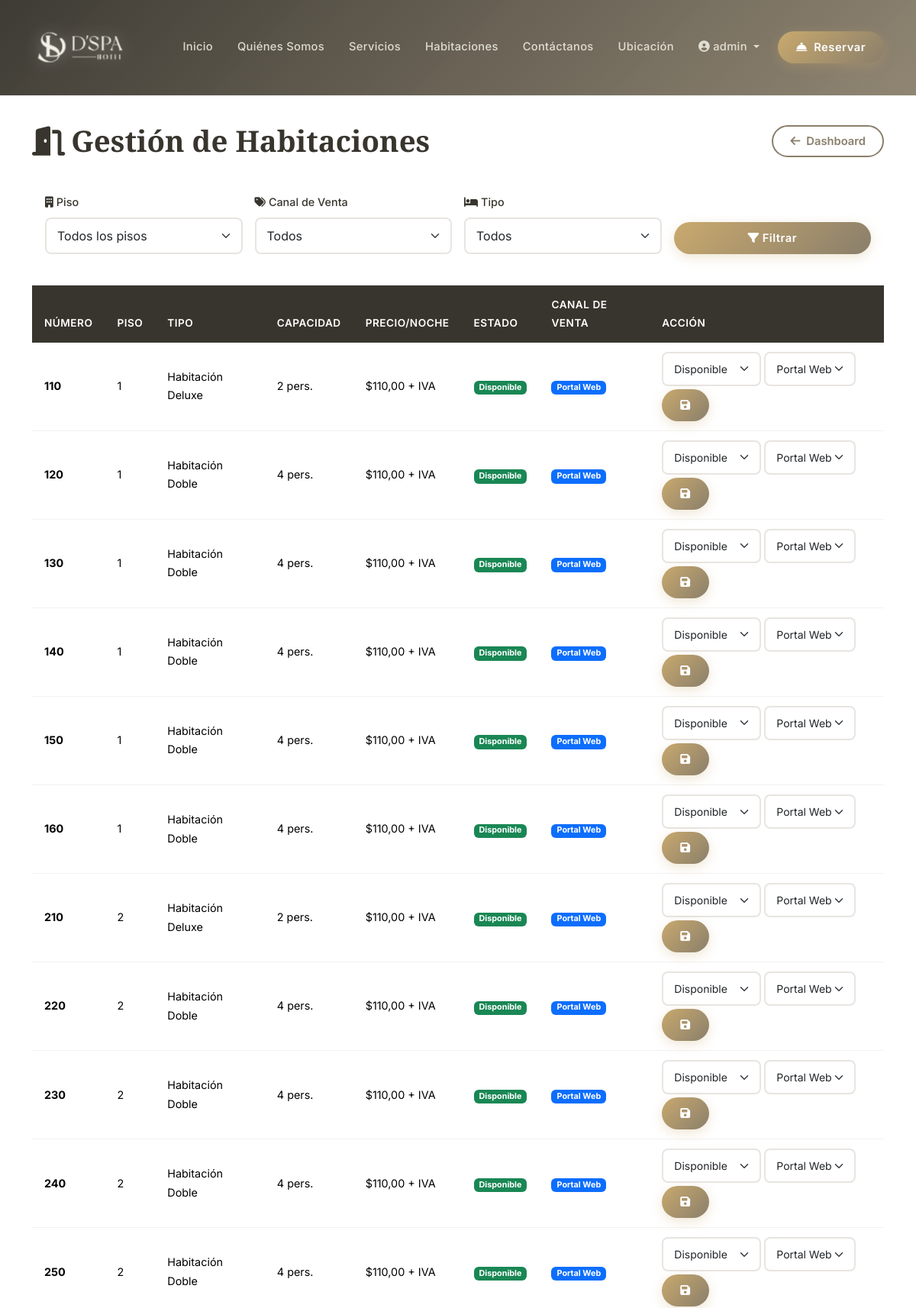
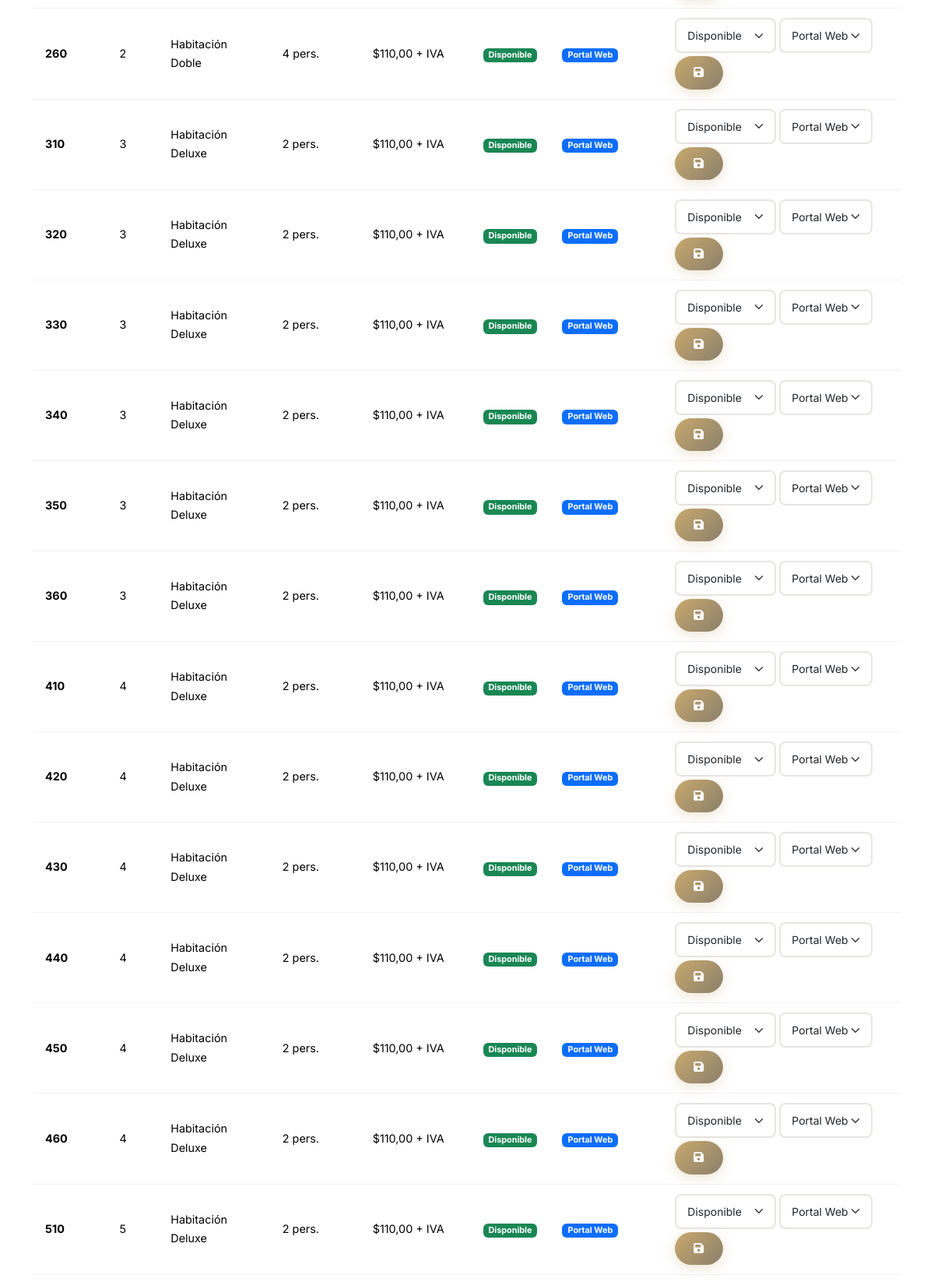
The app's page /staff/rooms/ (signed in, upper part) with its own data (2 pictures, top to bottom).
### core/models.py (models this page shows, shortened)
class Room(models.Model):
    ROOM_TYPES = [
        ('doble', 'Habitación Doble'),
        ('deluxe', 'Habitación Deluxe'),
    ]
    STATUS_CHOICES = [
        ('available', 'Disponible'),
        ('occupied', 'Ocupada'),
        ('maintenance', 'Mantenimiento'),
        ('reserved', 'Reservada'),
    ]
    SALES_CHANNEL_CHOICES = [
        ('web', 'Portal Web'),
        ('puerta', 'Venta por Puerta'),
    ]
    room_type = models.CharField(max_length=20, choices=ROOM_TYPES, verbose_name="Tipo")
    room_number = models.CharField(max_length=10, unique=True, verbose_name="Número")
    floor = models.IntegerField(default=1, verbose_name="Piso")
    description = models.TextField(verbose_name="Descripción")
    detailed_description = models.TextField(verbose_name="Descripción Detallada", help_text="Incluir amenities y características")
    capacity_adults = models.IntegerField(default=2, verbose_name="Capacidad Adultos")
    capacity_children = models.IntegerField(default=0, verbose_name="Capacidad Niños")
    price_per_night = models.DecimalField(max_digits=10, decimal_places=2, verbose_name="Precio por Noche", help_text="Precio base en USD (sin IVA)")
    extra_guest_fee = models.DecimalField(max_digits=10, decimal_places=2, default=0, verbose_name="Cargo por Persona Adicional", help_text="Aplica para hab. dobles ($20 por persona adicional)")
    status = models.CharField(max_length=20, choices=STATUS_CHOICES, default='available', verbose_name="Estado")
    sales_channel = models.CharField(max_length=20, choices=SALES_CHANNEL_CHOICES, default='web', verbose_name="Canal de Venta", help_text="Las habitaciones de 'Puerta' no se muestran en el portal web")
    has_terrace = models.BooleanField(default=True, verbose_name="Terraza")
    has_safe = models.BooleanField(default=True, verbose_name="Caja Fuerte")
    has_tv = models.BooleanField(default=True, verbose_name="TV")
    has_closet = models.BooleanField(default=True, verbose_name="Closet")
    has_minibar = models.BooleanField(default=False, verbose_name="Mini Nevera")
    has_balcony = models.BooleanField(default=False, verbose_name="Balcón")
    is_active = models.BooleanField(default=True, verbose_name="Activa")
    class Meta:
        ordering = ['room_type', 'room_number']
        verbose_name = "Habitación"
        verbose_name_plural = "Habitaciones"

### staff/views.py (the view)
    def wrapper(request, *args, **kwargs):
        if not request.user.is_authenticated:
            return redirect('login')
        if not (request.user.is_staff or hasattr(request.user, 'staffprofile')):
            messages.error(request, 'No tiene permisos para acceder a esta sección.')
            return redirect('home')
        return view_func(request, *args, **kwargs)

### staff/views.py (called while the page is built, shortened)
def staff_required(view_func):
    def wrapper(request, *args, **kwargs):
        if not request.user.is_authenticated:
            return redirect('login')
        if not (request.user.is_staff or hasattr(request.user, 'staffprofile')):
            messages.error(request, 'No tiene permisos para acceder a esta sección.')
            return redirect('home')
        return view_func(request, *args, **kwargs)
    return wrapper

def _is_recepcionista(user):
    if user.is_superuser:
        return False
    if user.groups.filter(name='Encargados de Reservaciones').exists():
        return False
    if user.groups.filter(name='Recepcionistas de Datos').exists():
        return True
    return not user.is_superuser

@staff_required
def room_management(request):
    rooms = Room.objects.all().order_by('floor', 'room_number')
    readonly = _is_recepcionista(request.user)
    floor_filter = request.GET.get('floor', '')
    channel_filter = request.GET.get('channel', '')
    type_filter = request.GET.get('type', '')
    if floor_filter:
        rooms = rooms.filter(floor=int(floor_filter))
    if channel_filter:
        rooms = rooms.filter(sales_channel=channel_filter)
    if type_filter:
        rooms = rooms.filter(room_type=type_filter)
    floors = sorted(set(Room.objects.values_list('floor', flat=True)))
    context = {
        'rooms': rooms,
        'is_readonly': readonly,
        'floors': floors,
        'floor_filter': floor_filter,
        'channel_filter': channel_filter,
        'type_filter': type_filter,
    }
    return render(request, 'staff/room_management.html', context)

### staff/templates/staff/room_management.html (shortened to what this page needs)
{% extends 'core/base.html' %}
{% load static %}
{% block content %}
<section class="section-padding" style="margin-top: 80px;">
    <div class="container">
        <div class="d-flex justify-content-between align-items-center mb-4">
            <h2 class="section-title mb-0"><i class="fas fa-door-open me-2"></i>Gestión de Habitaciones</h2>
            <a href="{% url 'staff_dashboard' %}" class="btn btn-outline-custom"><i class="fas fa-arrow-left me-2"></i>Dashboard</a>
        </div>
        <div class="card mb-4" style="background: var(--color-bg-card); border: 1px solid rgba(255,255,255,0.1); border-radius: 12px;">
            <div class="card-body">
                <form method="get" class="row g-3 align-items-end">
                    <div class="col-md-3 col-6">
                        <label class="form-label"><i class="fas fa-building me-1"></i>Piso</label>
                        <select name="floor" class="form-select">
                            <option value="">Todos los pisos</option>
                        </select>
                    </div>
                    <div class="col-md-3 col-6">
                        <label class="form-label"><i class="fas fa-tags me-1"></i>Canal de Venta</label>
                        <select name="channel" class="form-select">
                            <option value="">Todos</option>
                        </select>
                    </div>
                    <div class="col-md-3 col-6">
                        <label class="form-label"><i class="fas fa-bed me-1"></i>Tipo</label>
                        <select name="type" class="form-select">
                            <option value="">Todos</option>
                        </select>
                    </div>
                    <div class="col-md-3 col-6">
                        <button type="submit" class="btn btn-reservation w-100"><i class="fas fa-filter me-1"></i>Filtrar</button>
                    </div>
                </form>
            </div>
        </div>
        <div class="table-responsive">
            <table class="table table-custom table-hover">
                <thead>
                    <tr>
                        <th>Número</th>
                        <th>Piso</th>
                        <th>Tipo</th>
                        <th>Capacidad</th>
                        <th>Precio/Noche</th>
                        <th>Estado</th>
                        <th>Canal de Venta</th>
                        <th>Acción</th>
                    </tr>
                </thead>
                <tbody>
                    {% for room in rooms %}
                    <tr>
                        <td><strong>{{ room.room_number }}</strong></td>
                        <td>{{ room.floor }}</td>
                        <td>{{ room.get_room_type_display }}</td>
                        <td>{{ room.capacity_adults }} pers.</td>
                        <td>${{ room.price_per_night }} + IVA</td>
                        <td>
                            <span class="badge
                                {% if room.status == 'available' %}bg-success
                                {% elif room.status == 'occupied' %}bg-danger
                                {% elif room.status == 'maintenance' %}bg-warning text-dark
                                {% elif room.status == 'reserved' %}bg-info
                                {% endif %}">
                                {{ room.get_status_display }}
                            </span>
                        </td>
                        <td>
                            <span class="badge {% if room.sales_channel == 'web' %}bg-primary{% else %}bg-secondary{% endif %}">
                                {{ room.get_sales_channel_display }}
                            </span>
                        </td>
                        <td>
                            {% if not is_readonly %}
                            <form method="post" class="d-flex gap-1 flex-wrap">
                                <select name="status" class="form-select form-select-sm" style="width: auto; min-width: 120px;">
                                    <option value="available" {% if room.status == 'available' %}selected{% endif %}>Disponible</option>
                                </select>
                                <select name="sales_channel" class="form-select form-select-sm" style="width: auto; min-width: 120px;">
                                    <option value="web" {% if room.sales_channel == 'web' %}selected{% endif %}>Portal Web</option>
                                </select>
                                <button type="submit" class="btn btn-sm btn-reservation"><i class="fas fa-save"></i></button>
                            </form>
                            {% else %}
                            <span style="color: var(--color-text-light); font-size: 0.85rem;"><i class="fas fa-lock me-1"></i>Solo lectura</span>
                            {% endif %}
                        </td>
                    </tr>
                    {% endfor %}
                </tbody>
            </table>
        </div>
    </div>
</section>
{% endblock %}

### core/templates/core/base.html (shortened to what this page needs)
{% load static %}
<!DOCTYPE html>
<html lang="es">
<head>
    <link href="https://cdn.jsdelivr.net/npm/bootstrap@5.3.2/dist/css/bootstrap.min.css" rel="stylesheet">
    <link href="https://cdnjs.cloudflare.com/ajax/libs/font-awesome/6.4.2/css/all.min.css" rel="stylesheet">
    <link rel="stylesheet" href="{% static 'css/style.css' %}?v=2.2">
</head>
<body>
    <nav class="navbar navbar-expand-lg navbar-dark fixed-top" id="mainNavbar">
        <div class="container">
            <a class="navbar-brand d-flex align-items-center" href="{% url 'home' %}">
                <img src="{% static 'images/logo/logo de empresa.PNG' %}" alt="D'Spa Hotel Logo" class="navbar-logo me-2" onerror="this.style.display='none'">
            </a>
            <div class="collapse navbar-collapse" id="navbarNav">
                <ul class="navbar-nav ms-auto align-items-center">
                    <li class="nav-item"><a class="nav-link" href="{% url 'home' %}">Inicio</a></li>
                    <li class="nav-item"><a class="nav-link" href="{% url 'about' %}">Quiénes Somos</a></li>
                    <li class="nav-item"><a class="nav-link" href="{% url 'services' %}">Servicios</a></li>
                    <li class="nav-item"><a class="nav-link" href="{% url 'rooms' %}">Habitaciones</a></li>
                    <li class="nav-item"><a class="nav-link" href="{% url 'contact' %}">Contáctanos</a></li>
                    <li class="nav-item"><a class="nav-link" href="{% url 'location' %}">Ubicación</a></li>
                    {% if user.is_authenticated %}
                        <li class="nav-item dropdown">
                            <a class="nav-link dropdown-toggle" href="#" role="button" data-bs-toggle="dropdown">
                                <i class="fas fa-user-circle"></i> {{ user.first_name|default:user.username }}
                            </a>
                        </li>
                    {% else %}
                        <li class="nav-item"><a class="nav-link" href="{% url 'login' %}"><i class="fas fa-sign-in-alt"></i> Iniciar Sesión</a></li>
                    {% endif %}
                    <li class="nav-item ms-lg-2">
                        <a class="btn btn-reservation" href="{% url 'booking' %}">
                            <i class="fas fa-concierge-bell me-1"></i> Reservar
                        </a>
                    </li>
                </ul>
            </div>
        </div>
    </nav>
    <main>
        {% block content %}{% endblock %}
    </main>
</body>
</html>

### static/css/style.css (style rules this page uses)
:root { --color-primary: #8a7f6b; --color-secondary: #f4f2e6; --color-dark: #38352e; --color-accent: #b5a68e; --color-gold: #c9a96e; --color-light: #faf8f2; --color-text: #4a4640; --color-text-light: #7a756d; --color-white: #ffffff; --color-success: #4caf50; --color-warning: #ff9800; --color-danger: #e74c3c; --color-info: #2196f3; --font-heading: 'Playfair Display', Georgia, serif; --font-body: 'Inter', -apple-system, sans-serif; --shadow-sm: 0 2px 8px rgba(56, 53, 46, 0.08); --shadow-md: 0 4px 20px rgba(56, 53, 46, 0.12); --shadow-lg: 0 8px 40px rgba(56, 53, 46, 0.16); --shadow-xl: 0 16px 60px rgba(56, 53, 46, 0.2); --radius-sm: 8px; --radius-md: 12px; --radius-lg: 16px; --radius-xl: 24px; --transition: all 0.3s cubic-bezier(0.4, 0, 0.2, 1); }
* { margin: 0; padding: 0; box-sizing: border-box; }
body { font-family: var(--font-body); color: var(--color-text); background-color: var(--color-white); line-height: 1.7; -webkit-font-smoothing: antialiased; }
h1, h2, h3, h4, h5, h6 { font-family: var(--font-heading); color: var(--color-dark); font-weight: 600; line-height: 1.3; }
a { color: var(--color-primary); text-decoration: none; transition: var(--transition); }
img { max-width: 100%; height: auto; }
#mainNavbar { background: linear-gradient(135deg, rgba(56, 53, 46, 0.97), rgba(138, 127, 107, 0.95)); backdrop-filter: blur(20px); padding: 12px 0; transition: var(--transition); border-bottom: 1px solid rgba(255,255,255,0.08); }
.navbar-logo { height: 90px; width: auto; object-fit: contain; transform: scale(1.4); transform-origin: left center; filter: drop-shadow(0 0 8px rgba(255, 255, 255, 0.4)); transition: var(--transition); }
.navbar-nav .nav-link { color: rgba(244, 242, 230, 0.85) !important; font-weight: 500; font-size: 0.92rem; padding: 8px 16px !important; border-radius: var(--radius-sm); transition: var(--transition); letter-spacing: 0.3px; }
.btn-reservation { background: linear-gradient(135deg, var(--color-gold), var(--color-primary)); color: var(--color-white) !important; border: none; padding: 10px 24px; border-radius: 50px; font-weight: 600; font-size: 0.92rem; letter-spacing: 0.5px; transition: var(--transition); box-shadow: 0 4px 15px rgba(201, 169, 110, 0.3); text-transform: none; }
.btn-outline-custom { border: 2px solid var(--color-primary); color: var(--color-primary); background: transparent; padding: 8px 22px; border-radius: 50px; font-weight: 600; font-size: 0.92rem; transition: var(--transition); }
.section-padding { padding: 80px 0; }
.section-title { font-family: var(--font-heading); font-size: 2.4rem; color: var(--color-dark); margin-bottom: 10px; position: relative; }
.table-custom { background: var(--color-white); }
.table-custom thead th { background: var(--color-dark); color: var(--color-white); font-weight: 600; font-size: 0.85rem; text-transform: uppercase; letter-spacing: 0.5px; padding: 14px 16px; border: none; }
.table-custom tbody td { padding: 12px 16px; vertical-align: middle; font-size: 0.9rem; border-bottom: 1px solid rgba(138, 127, 107, 0.1); }
.form-control, .form-select { border: 2px solid rgba(138, 127, 107, 0.2); border-radius: var(--radius-sm); padding: 10px 14px; transition: var(--transition); }
.form-label { font-weight: 500; color: var(--color-dark); font-size: 0.9rem; }

### records on screen
Room: room_number "110", floor "1", room_type "Habitación Deluxe", capacity_adults "2", price_per_night "110,00", status "Disponible", sales_channel "Portal Web"
Room: room_number "120", floor "1", room_type "Habitación Doble", capacity_adults "4", price_per_night "110,00", status "Disponible", sales_channel "Portal Web"
Room: room_number "130", floor "1", room_type "Habitación Doble", capacity_adults "4", price_per_night "110,00", status "Disponible", sales_channel "Portal Web"
Room: room_number "140", floor "1", room_type "Habitación Doble", capacity_adults "4", price_per_night "110,00", status "Disponible", sales_channel "Portal Web"
Room: room_number "150", floor "1", room_type "Habitación Doble", capacity_adults "4", price_per_night "110,00", status "Disponible", sales_channel "Portal Web"
Room: room_number "160", floor "1", room_type "Habitación Doble", capacity_adults "4", price_per_night "110,00", status "Disponible", sales_channel "Portal Web"
Room: room_number "210", floor "2", room_type "Habitación Deluxe", capacity_adults "2", price_per_night "110,00", status "Disponible", sales_channel "Portal Web"
Room: room_number "220", floor "2", room_type "Habitación Doble", capacity_adults "4", price_per_night "110,00", status "Disponible", sales_channel "Portal Web"
Room: room_number "230", floor "2", room_type "Habitación Doble", capacity_adults "4", price_per_night "110,00", status "Disponible", sales_channel "Portal Web"
Room: room_number "240", floor "2", room_type "Habitación Doble", capacity_adults "4", price_per_night "110,00", status "Disponible", sales_channel "Portal Web"
Room: room_number "250", floor "2", room_type "Habitación Doble", capacity_adults "4", price_per_night "110,00", status "Disponible", sales_channel "Portal Web"
Room: room_number "260", floor "2", room_type "Habitación Doble", capacity_adults "4", price_per_night "110,00", status "Disponible", sales_channel "Portal Web"
Room: room_number "310", floor "3", room_type "Habitación Deluxe", capacity_adults "2", price_per_night "110,00", status "Disponible", sales_channel "Portal Web"
Room: room_number "320", floor "3", room_type "Habitación Deluxe", capacity_adults "2", price_per_night "110,00", status "Disponible", sales_channel "Portal Web"
Room: room_number "330", floor "3", room_type "Habitación Deluxe", capacity_adults "2", price_per_night "110,00", status "Disponible", sales_channel "Portal Web"
Room: room_number "340", floor "3", room_type "Habitación Deluxe", capacity_adults "2", price_per_night "110,00", status "Disponible", sales_channel "Portal Web"
Room: room_number "350", floor "3", room_type "Habitación Deluxe", capacity_adults "2", price_per_night "110,00", status "Disponible", sales_channel "Portal Web"
Room: room_number "360", floor "3", room_type "Habitación Deluxe", capacity_adults "2", price_per_night "110,00", status "Disponible", sales_channel "Portal Web"
Room: room_number "410", floor "4", room_type "Habitación Deluxe", capacity_adults "2", price_per_night "110,00", status "Disponible", sales_channel "Portal Web"
Room: room_number "420", floor "4", room_type "Habitación Deluxe", capacity_adults "2", price_per_night "110,00", status "Disponible", sales_channel "Portal Web"
Room: room_number "430", floor "4", room_type "Habitación Deluxe", capacity_adults "2", price_per_night "110,00", status "Disponible", sales_channel "Portal Web"
Room: room_number "440", floor "4", room_type "Habitación Deluxe", capacity_adults "2", price_per_night "110,00", status "Disponible", sales_channel "Portal Web"
Room: room_number "450", floor "4", room_type "Habitación Deluxe", capacity_adults "2", price_per_night "110,00", status "Disponible", sales_channel "Portal Web"
Room: room_number "460", floor "4", room_type "Habitación Deluxe", capacity_adults "2", price_per_night "110,00", status "Disponible", sales_channel "Portal Web"
Room: room_number "510", floor "5", room_type "Habitación Deluxe", capacity_adults "2", price_per_night "110,00", status "Disponible", sales_channel "Portal Web"

### other values on screen
{{ user.first_name|default:user.username }} "admin"
